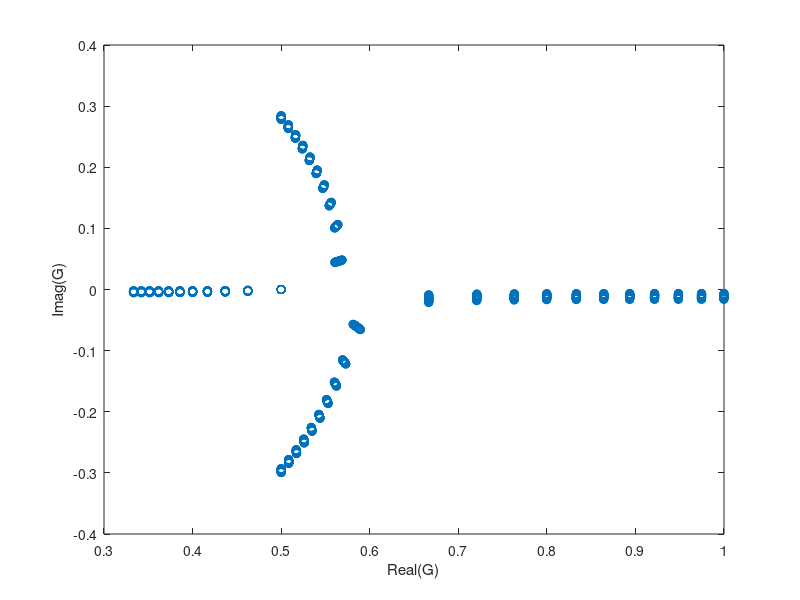
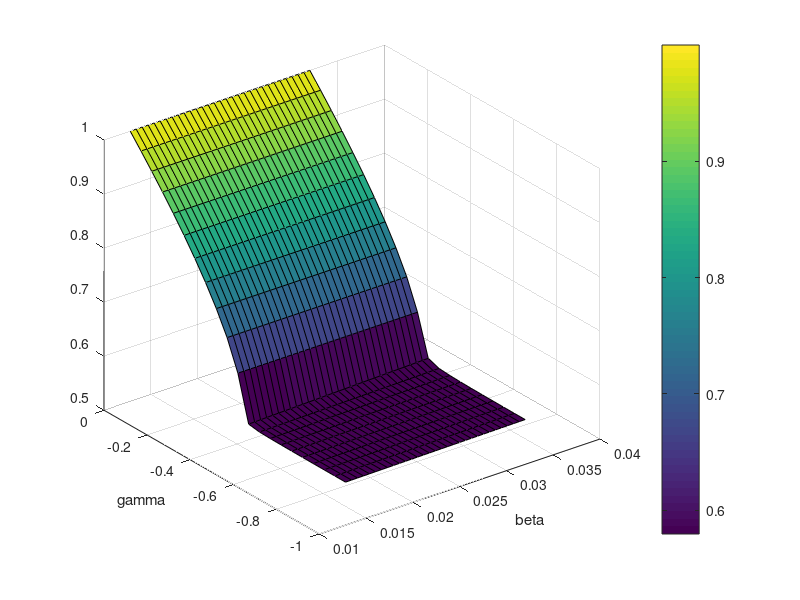
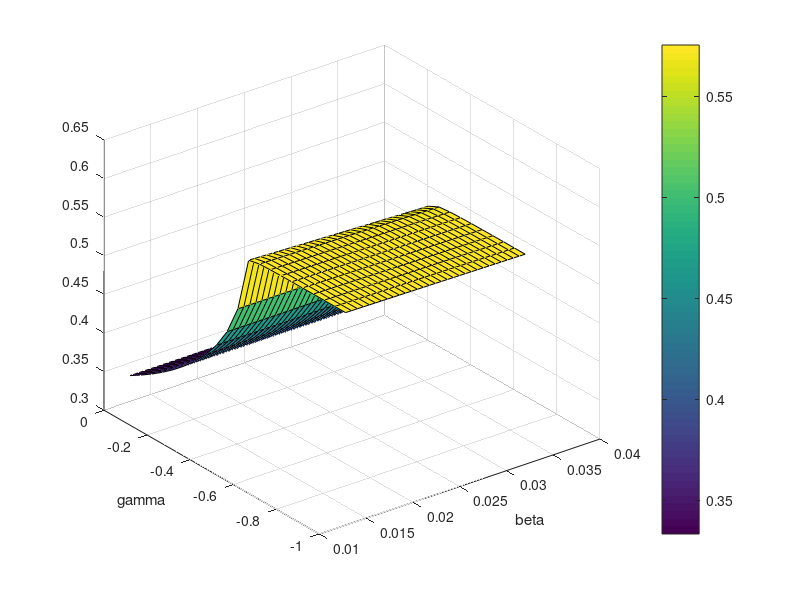

The MATLAB script that drew these images, in order:
% Stability of BDF2/EXT2 scheme

clear
clc
close all

beta_arr = [2:0.1:5]*64*10^-4;
l = length(beta_arr);

gamma_arr = [-1:0.05:0];
k1 = length(gamma_arr);

pe = 100000;
k = 1;
C = 1;

for i = 1:l
beta = beta_arr(i);

theta = 90/180*3.1415;

for j = 1:k1

gamma = gamma_arr(j);

a = 3.00001;
b = (2i*beta*sin(theta) -gamma -4);
c = (1 - 1i*beta*sin(theta) +0*gamma);

rts = roots([a b c]);
r1(i,j) = rts(1);
r2(i,j) = rts(2);

end

end

real_r = real([r1 r2]);

[l1 l2] = size(real_r);

real_r = reshape(real_r,l1*l2,1);

imag_r = imag([r1 r2]);
imag_r = reshape(imag_r,l1*l2,1);

h1 = figure;
plot(real_r,imag_r, 'o')
ylabel('Imag(G)')
xlabel('Real(G)')

[X,Y] = meshgrid(beta_arr,gamma_arr);
 
h2 = figure;
surf(X,Y,abs(transpose(r1)))
xlabel('beta')
ylabel('gamma')
colorbar
max(max(abs(r1)))

hold on
h3 = figure;
surf(X,Y,abs(transpose(r2)))
xlabel('beta')
ylabel('gamma')
grid on
colorbar
max(max(abs(r2)))



